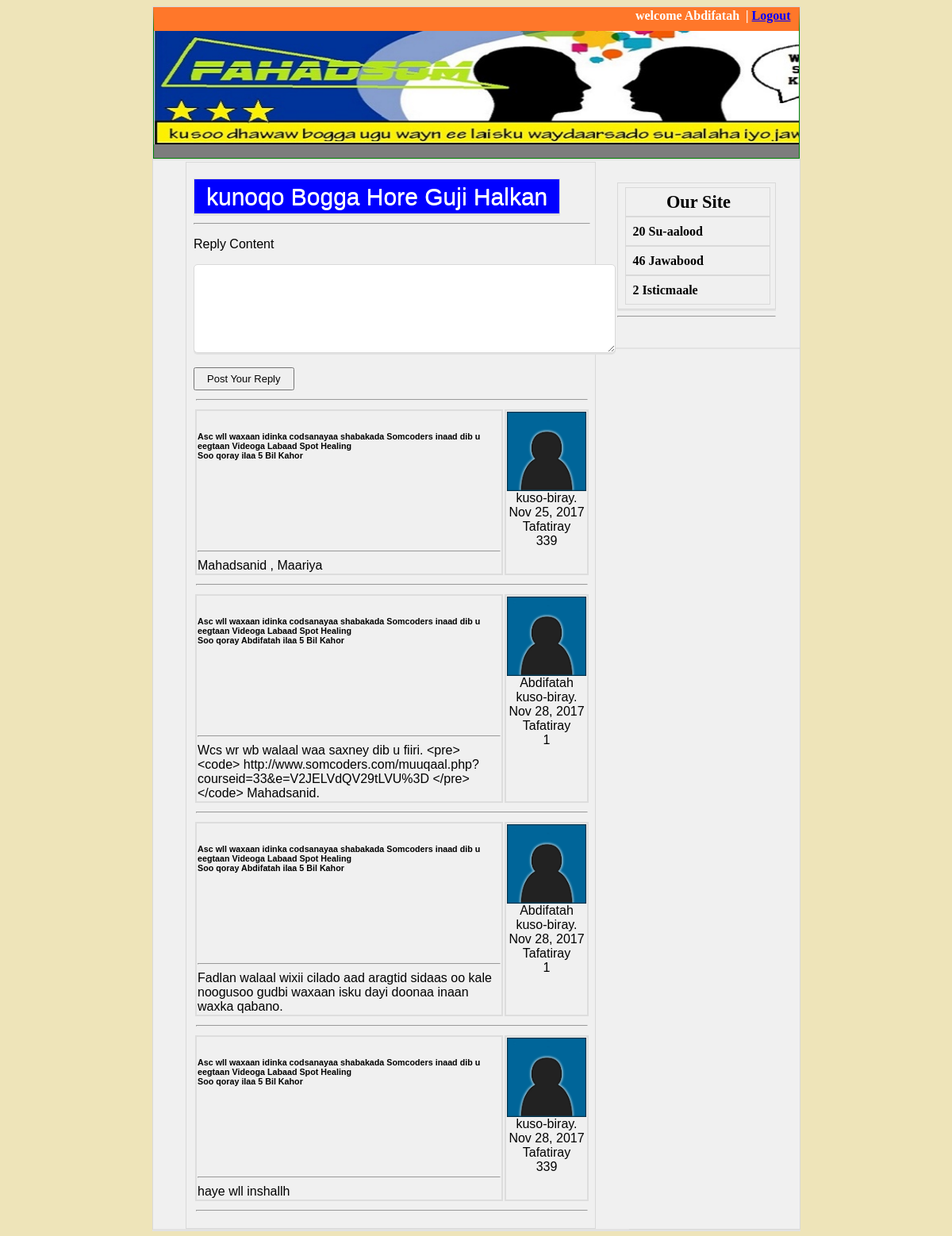
The app's page /view_topic.php?cid=9&tid=19 (signed in) with its own data.
### tables this page shows
CREATE TABLE `posts` (
  `id` int(11) NOT NULL,
  `category_id` int(11) NOT NULL,
  `topic_id` int(11) NOT NULL,
  `post_creator` int(11) NOT NULL,
  `post_content` text NOT NULL,
  `post_date` datetime NOT NULL
);

CREATE TABLE `topics` (
  `id` int(11) NOT NULL,
  `category_id` int(11) NOT NULL,
  `topic_title` varchar(255) NOT NULL,
  `topic_creator` int(11) NOT NULL,
  `topic_last_user` int(11) NOT NULL DEFAULT '0',
  `topic_date` datetime NOT NULL,
  `topic_reply_date` datetime NOT NULL,
  `topic_views` int(11) NOT NULL DEFAULT '0'
);

CREATE TABLE `users` (
  `id` int(11) NOT NULL,
  `username` varchar(20) NOT NULL,
  `password` varchar(20) NOT NULL
);

### classes/develop_php_library.php (called while the page is built)
<?php
class convertToAgo {
    function convert_datetime($str) {
   		list($date, $time) = explode(' ', $str);
    	list($year, $month, $day) = explode('-', $date);
    	list($hour, $minute, $second) = explode(':', $time);
    	$timestamp = mktime($hour, $minute, $second, $month, $day, $year);
    	return $timestamp;
    }
    function makeAgo($timestamp){
   		$difference = time() - $timestamp;
   		$periods = array("ilbidhiqsi", "Daqiiqo", "Saacadood", "Cisho", "Isbuuc", "Bil", "Sanad", "decade");
   		$lengths = array("60","60","24","7","4.35","12","10");
   		for($j = 0; $difference >= $lengths[$j]; $j++)
   			$difference /= $lengths[$j];
   			$difference = round($difference);
   		if($difference != 1) $periods[$j].= "";
   			$text = "$difference $periods[$j] Kahor";
   			return $text;
    }
}
?>

### view_topic.php (the view, shortened to what this page needs)
<?php include_once("classes/develop_php_library.php"); ?>
<!DOCTYPE html PUBLIC "-//W3C//DTD XHTML 1.0 Transitional//EN" "http://www.w3.org/TR/xhtml1/DTD/xhtml1-transitional.dtd">
<html xmlns="http://www.w3.org/1999/xhtml">
<head>
<link rel="stylesheet" type="text/css" href="style.css" />
</head>
<body>
<div class="container">
	<div id="header">
		<div id="hr">
<?php
if (!isset($_SESSION['uid'])) {
	echo "<form action='login_parse.php' method='post'>
	<input type='text' name='username' placeholder='username'/>&nbsp;
	<input type='password' name='password' placeholder='password'/>&nbsp;
	<input type='submit' name='submit' value='Log In'  />
	";
} else {
	echo "welcome ".$_SESSION['username']." &nbsp| <a href='logout_parse.php'>Logout</a>";
}
?>
		</div>
</div>
		<div id="sidebar2">
<?php
echo "<div id='login'>";
$result=mysql_fetch_array(mysql_query('select count(*) as total from topics' ));
$result2=mysql_fetch_array(mysql_query('select count(*) as total from posts' ));
$result3=mysql_fetch_array(mysql_query('select count(*) as total from users' ));
$result = $result['total'];
$result2 = $result2['total'];
$result3 = $result3['total'];
echo "<h2> Our Site </h2>";
echo "<h4>"."$result Su-aalood";
echo "<br />";
echo "<h4>"."$result2  Jawabood";
echo "<br />";
echo "<h4>". "$result3  Isticmaale". "</h4>";
echo "</div>";
?>
<hr />
</div>
<div id="wrapper">
<?php
echo "<div id='dhig'>";
echo "<p> <a href='index.php'>
kunoqo Bogga Hore Guji Halkan</a></p>";
function getusername($uid) {
	$sql = "SELECT username FROM users WHERE id='".$uid."' LIMIT 1";
	$res = mysql_query($sql) or die(mysql_error());
	$row = mysql_fetch_assoc($res);
	return $row['username'];
}
function convertdate($date) {
	$date = strtotime($date);
	return date("M j, Y ", $date);
}
$cid = $_GET['cid'];
$tid = $_GET['tid'];
$sql = "SELECT * FROM topics WHERE category_id='".$cid."' AND id='".$tid."' LIMIT 1";
$res = mysql_query($sql) or die(mysql_error());
if (mysql_num_rows($res) == 1) {
	echo "<table width='100%'>";
	if ($_SESSION['uid']) { echo "<tr><td colspan='2'><input type='hidden' value='' onClick=\"window.location = 'post_reply.php?cid=".$cid."&tid=".$tid."'\" /><hr />"; } else { echo "<tr><td colspan='2'><p>Please log in to add your reply.</p><hr /></td></tr>"; }
	while ($row = mysql_fetch_assoc($res)) {
		$sql2 = "SELECT * FROM  posts WHERE category_id='".$cid."' AND topic_id='".$tid."'";
		$res2 = mysql_query($sql2) or die(mysql_error());
		while ($row2 = mysql_fetch_assoc($res2)) {
				$date = $row2['post_date'];
			$timeAgoObject = new convertToAgo;
		$convertedTime = ($timeAgoObject -> convert_datetime($date));
		$when = ($timeAgoObject -> makeAgo($convertedTime));
			echo "<tr><td valign='top' style='border: 2px solid #ddd;'><h6>
			<div style='min-height: 125px;'>".$row['topic_title']."<br />
			Soo qoray ".getusername($row2['post_creator'])." ilaa ".$when."</h6><hr />
			".$row2['post_content']."</div></td><td width='100' valign='top' align='center'
			style='border: 2px solid #ddd;'><img src='images/user_default.jpg' width='100' height='100'>
			".getusername($row2['post_creator'])."<br />kuso-biray.<br />"
			.convertdate($row2['post_date'])."<br />Tafatiray<br />" .
			($row2['post_creator'])."
			</td></tr><tr><td colspan='2'><hr /></td></tr>";
		}
	}
} else {
	echo "<p>This topic does not exist.</p>";
}
?>
<hr />
<div id="form">
<form action="post_reply_parse.php" method="post">
<p>Reply Content</p>
<textarea name="reply_content" rows="5" cols="60"></textarea>
<br /><br />
<input type="submit" name="reply_submit" value="Post Your Reply" />
</form>
</div>
</body>
</html>

### style.css (style rules this page uses)
body { background-color: #EEE4B9; }
.container { margin: 0 auto; width: 815px; background: #f0f0f0; border: 1px solid #d9d9d9; box-shadow: 0 2px 0 #e2e2e2; }
#header { height: 140px; border: 1px solid green; padding: 10px; font-size: 30px; text-align: center; border-top:30px solid #FF772A; background-image:url(images/header.jpg); background-color: #7d7d7d; background-size: 930px; background-repeat: no-repeat; box-shadow: 0 2px 0 #e2e2e2; }
#hr { margin-top: -38px; font-weight: bold; color: white; font-size: 16px; float: right; }
#wrapper { margin: 4px 5px 0 0 ; width: 600px; box-shadow: 0 2px 0 #e2e2e2; }
#sidebar2 { float: right; width: 200px; padding: 30px; box-shadow: 0 2px 0 #e2e2e2; }
h2 { background:#3399cc; padding:20px 0; font-size:140%; font-weight:300; text-align:center; color:#fff; border: 1px solid green; }
#login { display: block; background-color: #eee; }
h1,h2, h3, h4 { margin: 0 auto; font-weight: bold; padding: 10px 9px; padding-right: 6px; background: #f0f0f0; color: black; border: 1px solid #d9d9d9; }
#login { color: #555759; font-weight: bold; line-height: 15px; padding: 5px 9px; padding-right: 6px; background: #f0f0f0 url(../images/back/blockhead.png) repeat-x; border: 1px solid #d9d9d9; box-shadow: 0 2px 0 #e2e2e2; }
#dhig { margin: 0 auto; display: block; width: 500px; font-family: Arial,Helvetica,sans-serif; font-weight: 400; background: #f0f0f0; line-height: normal; border: 1px solid #d9d9d9; box-shadow: 0 2px 0 #e2e2e2; padding: 10px 9px; padding-right: 6px; }
#form textarea { border-radius: 5px; height: 100px; padding: 5px; color: blue; font-size: 14px; font-weight: bold; border: 1px solid #d9d9d9; box-shadow: 0 2px 0 #e2e2e2; }
#form input[type="submit"] { color: black; text-shadow: 0 1px 0 white; width: auto; font-size: 13px; padding: 5px 15px; cursor: pointer; }
p a { width: 100px; background-color: blue; color: white; text-shadow: 0 1px 0 white; width: auto; font-size: 30px; padding: 5px 15px; cursor: pointer; border: 1px solid #d9d9d9; box-shadow: 0 2px 0 #e2e2e2; text-decoration: none; }
a { color: #0000ff; }

### records on screen
posts: topic.topic_title "Asc wll waxaan idinka codsanayaa shabakada Somcoders inaad dib u eegtaan Videoga Labaad Spot Healing", post_date "5 Bil Kahor", post_content "Mahadsanid , Maariya", post_date "Nov 25, 2017", post_creator "339"
posts: topic.topic_title "Asc wll waxaan idinka codsanayaa shabakada Somcoders inaad dib u eegtaan Videoga Labaad Spot Healing", post_creator.username "Abdifatah", post_date "5 Bil Kahor", post_content "Wcs wr wb walaal waa saxney dib u fiiri. <pre><code> http://www.somcoders.com/muuqaal.php?courseid=33&e=V2JELVdQV29tLVU%3D </pre></code> Mahadsanid.", post_date "Nov 28, 2017", post_creator "1"
posts: topic.topic_title "Asc wll waxaan idinka codsanayaa shabakada Somcoders inaad dib u eegtaan Videoga Labaad Spot Healing", post_creator.username "Abdifatah", post_date "5 Bil Kahor", post_content "Fadlan walaal wixii cilado aad aragtid sidaas oo kale noogusoo gudbi waxaan isku dayi doonaa inaan waxka qabano.", post_date "Nov 28, 2017", post_creator "1"
posts: topic.topic_title "Asc wll waxaan idinka codsanayaa shabakada Somcoders inaad dib u eegtaan Videoga Labaad Spot Healing", post_date "5 Bil Kahor", post_content "haye wll inshallh", post_date "Nov 28, 2017", post_creator "339"

### other values on screen
$_SESSION['username'] "Abdifatah"
$result "20"
$result2 "46"
$result3 "2"
